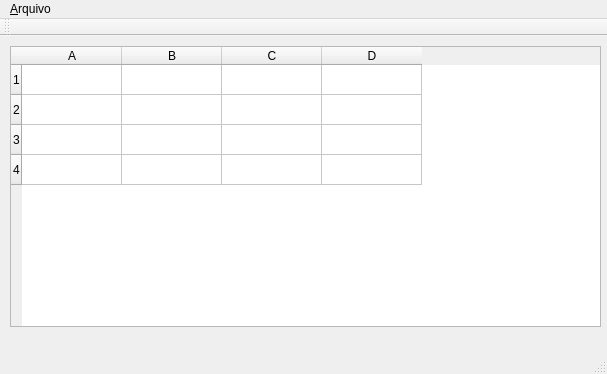
<?xml version="1.0" encoding="UTF-8"?>
<ui version="4.0">
 <class>MainWindow</class>
 <widget class="QMainWindow" name="MainWindow">
  <property name="geometry">
   <rect>
    <x>0</x>
    <y>0</y>
    <width>607</width>
    <height>374</height>
   </rect>
  </property>
  <property name="windowTitle">
   <string>MainWindow</string>
  </property>
  <widget class="QWidget" name="centralWidget">
   <widget class="QTableWidget" name="tableWidget">
    <property name="geometry">
     <rect>
      <x>10</x>
      <y>10</y>
      <width>591</width>
      <height>281</height>
     </rect>
    </property>
    <row>
     <property name="text">
      <string>1</string>
     </property>
    </row>
    <row>
     <property name="text">
      <string>2</string>
     </property>
    </row>
    <row>
     <property name="text">
      <string>3</string>
     </property>
    </row>
    <row>
     <property name="text">
      <string>4</string>
     </property>
    </row>
    <column>
     <property name="text">
      <string>A</string>
     </property>
    </column>
    <column>
     <property name="text">
      <string>B</string>
     </property>
    </column>
    <column>
     <property name="text">
      <string>C</string>
     </property>
    </column>
    <column>
     <property name="text">
      <string>D</string>
     </property>
    </column>
   </widget>
  </widget>
  <widget class="QMenuBar" name="menuBar">
   <property name="geometry">
    <rect>
     <x>0</x>
     <y>0</y>
     <width>607</width>
     <height>20</height>
    </rect>
   </property>
   <widget class="QMenu" name="menu_Arquivo">
    <property name="title">
     <string>&amp;Arquivo</string>
    </property>
    <addaction name="action_Novo"/>
    <addaction name="action_Abrir"/>
    <addaction name="action_Salvar"/>
    <addaction name="separator"/>
    <addaction name="action_Fechar"/>
   </widget>
   <addaction name="menu_Arquivo"/>
  </widget>
  <widget class="QToolBar" name="mainToolBar">
   <attribute name="toolBarArea">
    <enum>TopToolBarArea</enum>
   </attribute>
   <attribute name="toolBarBreak">
    <bool>false</bool>
   </attribute>
  </widget>
  <widget class="QStatusBar" name="statusBar"/>
  <action name="action_Novo">
   <property name="text">
    <string>&amp;Novo</string>
   </property>
  </action>
  <action name="action_Abrir">
   <property name="text">
    <string>&amp;Abrir</string>
   </property>
  </action>
  <action name="action_Salvar">
   <property name="text">
    <string>&amp;Salvar</string>
   </property>
  </action>
  <action name="action_Fechar">
   <property name="text">
    <string>&amp;Fechar</string>
   </property>
  </action>
 </widget>
 <layoutdefault spacing="6" margin="11"/>
 <resources/>
 <connections>
  <connection>
   <sender>action_Fechar</sender>
   <signal>triggered()</signal>
   <receiver>MainWindow</receiver>
   <slot>close()</slot>
   <hints>
    <hint type="sourcelabel">
     <x>-1</x>
     <y>-1</y>
    </hint>
    <hint type="destinationlabel">
     <x>199</x>
     <y>149</y>
    </hint>
   </hints>
  </connection>
  <connection>
   <sender>action_Abrir</sender>
   <signal>triggered()</signal>
   <receiver>MainWindow</receiver>
   <slot>showFullScreen()</slot>
   <hints>
    <hint type="sourcelabel">
     <x>-1</x>
     <y>-1</y>
    </hint>
    <hint type="destinationlabel">
     <x>303</x>
     <y>186</y>
    </hint>
   </hints>
  </connection>
 </connections>
</ui>
